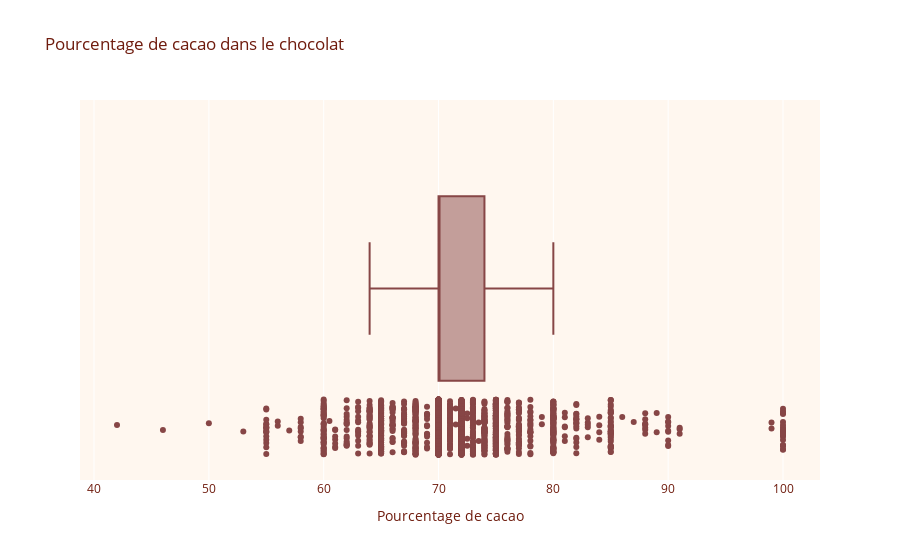

Source (notebook cell):
### Markdown cell above
## Quels sont les pourcentages de cacao les plus fréquents ?

### Code cell
# percentage of chocolate
data = df.copy()
data['cocoa_percent'] = data['cocoa_percent'].str.replace('%', '').astype(float)
fig = px.box(data, x='cocoa_percent',color_discrete_sequence=palette,points="all",title='Pourcentage de cacao dans le chocolat', labels={'cocoa_percent':'Pourcentage de cacao'})
fig.update_layout( plot_bgcolor=background_color, font_color=text_color)
fig.show()

### Figure 1 — Plotly figure (JSON) as saved in the notebook; plotly's stock layout.template omitted (floating-point values rounded to 4 significant figures; data arrays with more than 128 entries replaced by an {"elided": "..."} marker saying what was removed)
{"data": [{"alignmentgroup": "True", "boxpoints": "all", "hovertemplate": "Pourcentage de cacao=%{x}<extra></extra>", "legendgroup": "", "marker": {"color": "#874646"}, "name": "", "notched": false, "offsetgroup": "", "orientation": "h", "showlegend": false, "type": "box", "x": {"elided": "2530 float values"}, "x0": " ", "xaxis": "x", "y0": " ", "yaxis": "y"}], "layout": {"boxmode": "group", "font": {"color": "#6f1c0e"}, "legend": {"tracegroupgap": 0}, "plot_bgcolor": "#fff7ef", "title": {"text": "Pourcentage de cacao dans le chocolat"}, "xaxis": {"anchor": "y", "domain": [0, 1], "title": {"text": "Pourcentage de cacao"}}, "yaxis": {"anchor": "x", "domain": [0, 1]}}}
